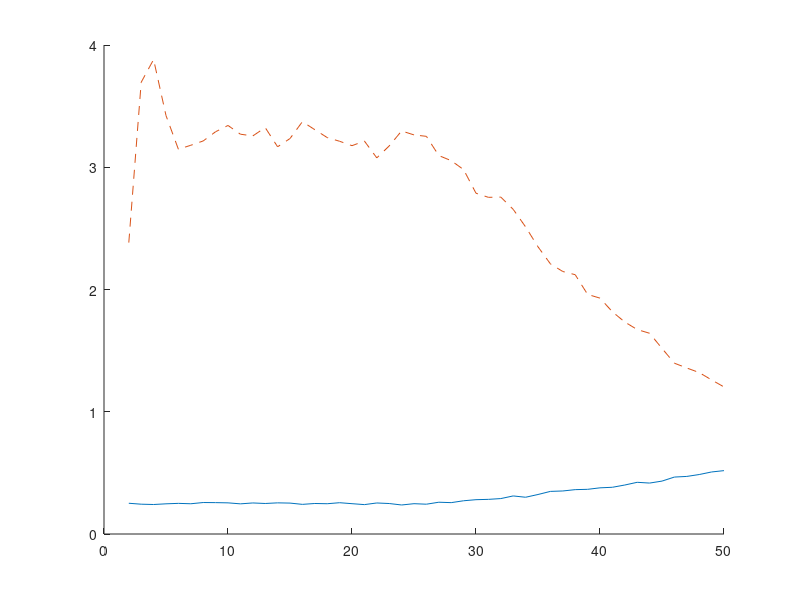
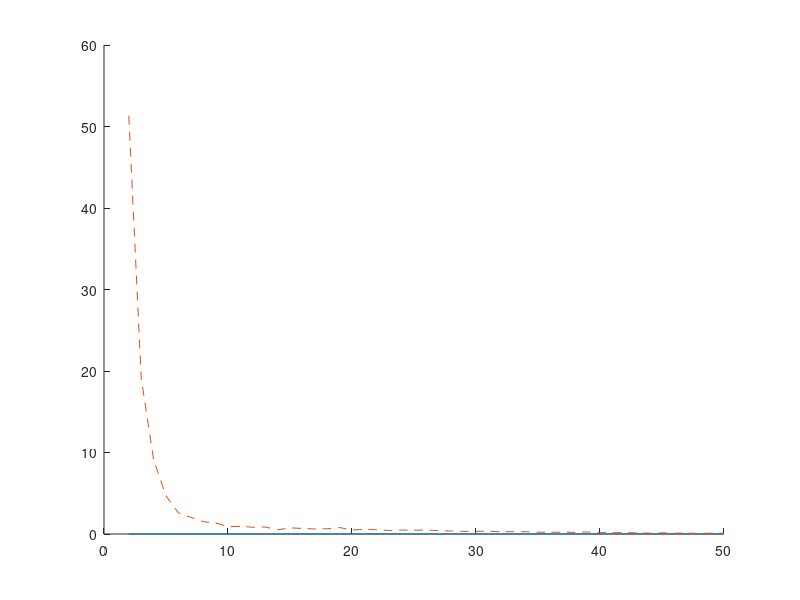

These charts were generated, in order, by the following MATLAB code:
%% It's adjusted according Muller(1999) with the same setting

%% Data
a = 0; b = 1; c= -0.5; n = 100; L = 10; tau = [0.25, 0.5, 1]; sigma = 0.5; repeat =100; 
x = 1/n : 1/n : 1;
xx = [x;x;x];
for ii = 1 : length(tau)
    xx(ii,xx(ii,:)>tau(ii)) = 0; 
    if ii ~= 1
        xx(ii,xx(ii,:) <= tau(ii-1)) = 0; 
    end
end

xx(xx > 0) = 1;% xx is not important here, because wo only consider intercept
slope = [0, 0, 0];
intercept = [a, b, c] * xx;

%% Only for recorder
Step = 1; Begin = 2; End = 50; RangOfL = Begin : Step: End;
recorder_L=zeros(length(RangOfL),2);
recorder_L_var=zeros(length(RangOfL),2);
recorder_re = zeros(repeat,2); % repeat the simulation many times and get the mean value(!!If it is proper)
for L = RangOfL
    tmp = (n - L) ;
    A = [1; 1/tmp];
    for ii= 1 + 1 : L
        A = [A, [1; ii/tmp]];
    end
    A=A';
    for num = 1 : repeat
        epsilon = sigma * randn(1,n);
        y = slope * xx + intercept + epsilon;
        % plot(x, y, '.')
        for ii = 1 : L
            tmp = 0;
            for jj = 1 : n - L
                tmp = tmp + (y(jj+ii) - y(jj))^2;
            end
            if ii == 1
                Z = tmp;
            else
                Z = [Z, tmp];
            end
        end
        Z=Z'./(n-L);
        beta = [0.5, 0; 0, 1]* (A' * A)^-1 * A' * Z;
        recorder_re(num,:) = beta';
    end
    recorder_L((L-Begin)/Step+1,:)=mean(recorder_re); % Strange setting, Caution; ignore var
    recorder_L_var((L-Begin)/Step+1,:)=var(recorder_re); % Strange setting, Caution; ignore var
end
figure()
hold on
plot(RangOfL, recorder_L(:,1)) % beta(1) is sigma^2 -- varicance
plot(RangOfL, recorder_L(:,2),'--') % beta(2) is gamma -- jump size
figure()
hold on
plot(RangOfL, recorder_L_var(:,1)) % beta(1) is sigma^2 -- varicance
plot(RangOfL, recorder_L_var(:,2),'--') % beta(2) is gamma -- jump size